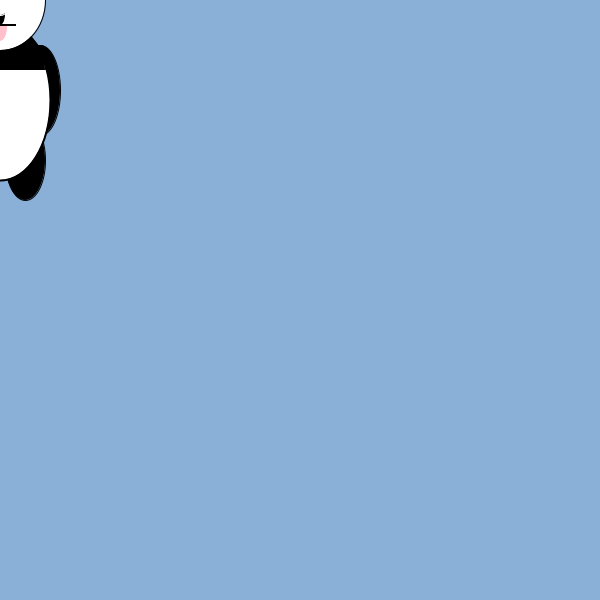
Frame 1 (no input)
Frame 60 (the mouse pressed at the canvas centre just before this capture): identical to frame 1, image omitted
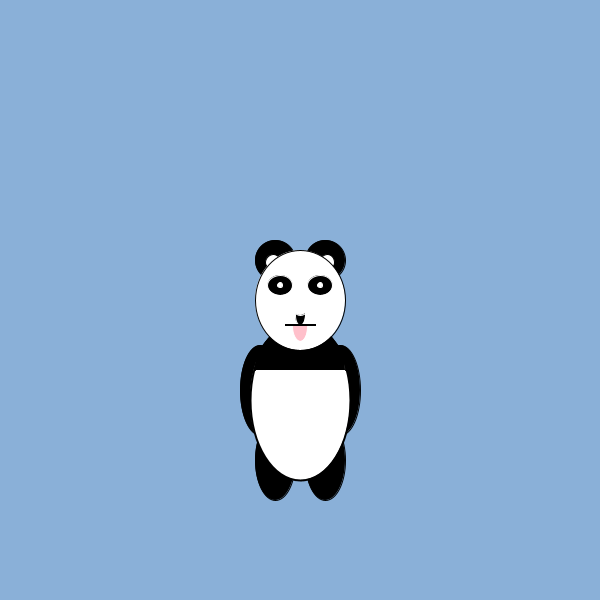
Frame 120 (the mouse held since frame 60 and released just before this capture)

The Processing sketch that drew these frames (run headless with seeded random() and noise(); from frame 60 on, the mouse is pressed at the canvas centre):

// Processing sketch: InteractionPanda
// ── InteractionPanda.pde
void setup()  {
  frameRate(5);
  size(600, 600);
}


void draw()  {
  background(138, 176, 216);
  
  // Arms
  stroke(0);
  fill(0);
  ellipse(mouseX-40, mouseY+90, 40, 90);
  ellipse(mouseX+40, mouseY+90, 40, 90);
  
  // Legs
  ellipse(mouseX-25, mouseY+160, 40, 80);
  ellipse(mouseX+25, mouseY+160, 40, 80);
  

  // Body
  fill(255);
  strokeWeight(2);
  stroke(0);
  ellipse(mouseX, mouseY+100, 100, 160);
  fill(0);
  strokeWeight(1);
  arc(mouseX, mouseY+70, 90, 90, PI, TWO_PI);
 
  
  // Ears
  ellipseMode(CENTER);
  ellipse(mouseX-25, mouseY-40, 40, 40);
  ellipse(mouseX+25, mouseY-40, 40, 40);
  fill(255);
  ellipse(mouseX+27, mouseY-38, 15, 15);
  ellipse(mouseX-27, mouseY-38, 15, 15);
  
  
  // Head
  stroke(0);
  ellipse(mouseX, mouseY, 90, 100);
  
  // Eyes
  fill(0);
  stroke(255);
  ellipse(mouseX+20, mouseY-15, 25, 20);
  ellipse(mouseX-20, mouseY-15, 25, 20);
  fill(255);
  ellipse(mouseX+20, mouseY-15, 5, 5);
  ellipse(mouseX-20, mouseY-15, 5, 5);
  
  // Mouth
  fill(0);
  stroke(255);
  ellipse(mouseX, mouseY+15, 10, 20);
  stroke(0);
  rectMode(CENTER);
  rect(mouseX, mouseY+25, 30, 1);
  fill(255);
  stroke(255);
  ellipse(mouseX, mouseY, 20, 30);
  fill(255,192,203);
  arc(mouseX, mouseY+26, 15, 30, 0, PI);
}


  void mousePressed()  {
  
  // Panda tongue disapears and eyes close
  fill(255);
  stroke(255);
  arc(mouseX, mouseY+26, 15, 30, 0, PI);
  ellipse(mouseX+20, mouseY-15, 25, 20);
  ellipse(mouseX-20, mouseY-15, 25, 20);
  
  fill(0);
  arc(mouseX+20, mouseY-15, 25, 20, 0, PI);
  arc(mouseX-20, mouseY-15, 25, 20, 0, PI);
  
  
  // Bamboo appears
  fill(200,220,40);
  stroke(200,220,40);
  rect(100, 350, 15, 650);
  
  fill(80, 100, 70);
  stroke(30, 100, 60);
  rect(100, 600, 15, 2);
  rect(100, 500, 15, 2);
  rect(100, 400, 15, 2);
  rect(100, 300, 15, 2);
  rect(100, 200, 15, 2);
  rect(100, 100, 15, 2);
  
  fill(200, 220, 40);
  stroke(200, 220, 40);
  rect(40, 480, 15, 650);
  
  fill(80, 100, 70);
  stroke(30, 100, 60);
  rect(40, 550, 15, 2);
  rect(40, 450, 15, 2);
  rect(40, 350, 15, 2);
  rect(40, 250, 15, 2);
  
  fill(200, 220, 40);
  stroke(200, 220, 40);
  rect(160, 450, 15, 400);
  
  fill(80, 100, 70);
  stroke(30, 100, 60);
  rect(160, 550, 15, 2);
  rect(160, 450, 15, 2);
  rect(160, 350, 15, 2);
  
  print("Panda's will rule the world! ");
}
